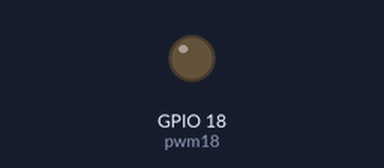
Bench run of a program on a simulated Raspberry Pi (BCM pin numbers). On the bench: output pins drawn as LEDs (lit = HIGH). What the program prints to the terminal is not drawn.

Above: at 38.05 s.
At 38.95 s:
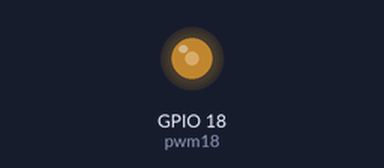
At 39.9 s:
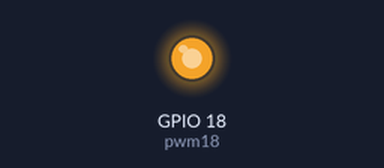
At 41.8 s:
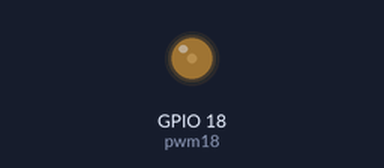
Timing chart, 0 to 43.5 s (numbered marks = the images above):
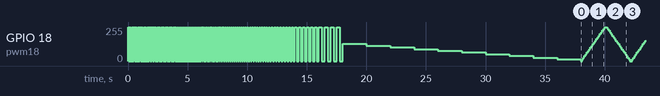

The program:

Milestone1.py
```python
#------------------------------------------------------------------
# Milestone1.py - Demonstrating PWM effects on an LED
#
# This code explores the effects of frequency and duty cycle changes
# using PWM to control LED brightness on a Raspberry Pi.
#------------------------------------------------------------------

import RPi.GPIO as GPIO
import time

# Setup GPIO
GPIO.setwarnings(False)
GPIO.setmode(GPIO.BCM)
GPIO.setup(18, GPIO.OUT)

# Step 2: Change the PWM frequency and observe when the LED starts blinking
pwm18 = GPIO.PWM(18, 10)  # Starting with a low frequency of 10Hz
pwm18.start(50)  # Initial 50% duty cycle

print("Reducing PWM frequency. Observe when the LED starts blinking.")

try:
    for freq in range(10, 1, -1):  # Reduce frequency from 10Hz downward
        pwm18.ChangeFrequency(freq)  # Set new frequency
        time.sleep(2)  # Wait to observe the LED behavior
except KeyboardInterrupt:
    pwm18.stop()
    GPIO.cleanup()
    exit()

# Reset frequency to 60Hz for Step 3
pwm18.ChangeFrequency(60)

# Step 3: Change duty cycle to observe LED brightness changes
print("Reducing duty cycle. Observe brightness changes.")

try:
    for duty in range(50, 0, -5):  # Start at 50%, reduce in steps of 5%
        pwm18.ChangeDutyCycle(duty)
        time.sleep(2)  # Wait to observe changes
except KeyboardInterrupt:
    pwm18.stop()
    GPIO.cleanup()
    exit()

# Step 4 & 5: Fade the LED in and out continuously in a loop
print("Starting LED fade in and out...")

try:
    while True:
        # Fade in
        for duty in range(0, 101, 5):  # Increase brightness
            pwm18.ChangeDutyCycle(duty)
            time.sleep(0.1)

        # Fade out
        for duty in range(100, -1, -5):  # Decrease brightness
            pwm18.ChangeDutyCycle(duty)
            time.sleep(0.1)

except KeyboardInterrupt:
    print("Stopping PWM and Cleaning Up")
    pwm18.stop()
    GPIO.cleanup()
```
